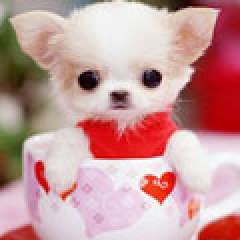
#> input picture testimg/img001.jpg, 120 x 120 px (shown 2 times larger)
$ python demo4305.py
#> lines starting #> are read from the running program, lines starting #| are printed output that depends on the picture
# -*- coding: utf-8 -*-
"""
Created on 2019/04/30
@author: hyc6446

"""
import numpy as np
from matplotlib import pyplot as plt
import cv2

imgpath= './testimg/img001.jpg'
img = cv2.imread(imgpath)
#> img is the input picture: shape (120, 120, 3); mean B, G, R 153.3, 153.8, 198.4
replicate = cv2.copyMakeBorder(img,100,100,100,100,cv2.BORDER_REPLICATE)
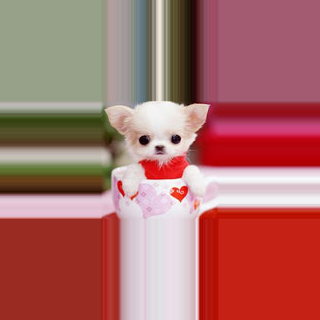
#> replicate: shape (320, 320, 3); mean B, G, R 104.7, 108.3, 170.5
reflect = cv2.copyMakeBorder(img,100,100,100,100,cv2.BORDER_REFLECT)
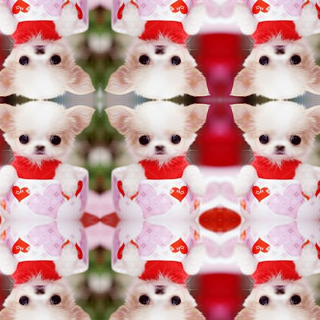
#> reflect: shape (320, 320, 3); mean B, G, R 154.9, 155.6, 200.5
reflect_101 = cv2.copyMakeBorder(img,50,50,50,50,cv2.BORDER_REFLECT_101)
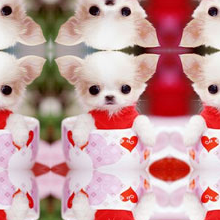
#> reflect_101: shape (220, 220, 3); mean B, G, R 154.8, 155.5, 198
wrap = cv2.copyMakeBorder(img,50,50,50,50,cv2.BORDER_WRAP)
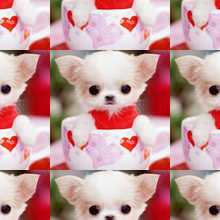
#> wrap: shape (220, 220, 3); mean B, G, R 153.8, 154.6, 197.2
constant = cv2.copyMakeBorder(img,10,10,10,10,cv2.BORDER_CONSTANT,value=[255,0,0])
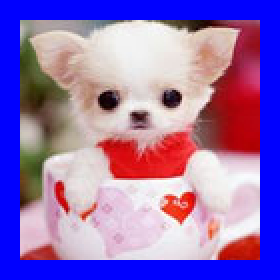
#> constant: shape (140, 140, 3) (shown 2 times larger); mean B, G, R 180.3, 113, 145.8

plt.subplot(2,3,1),plt.imshow(img,'gray'),plt.title('ORIGINAL')
plt.subplot(232),plt.imshow(replicate,'gray'),plt.title('replicate')
plt.subplot(233),plt.imshow(reflect,'gray'),plt.title('reflect')
plt.subplot(234),plt.imshow(reflect_101,'gray'),plt.title('reflect_101')
plt.subplot(235),plt.imshow(wrap,'gray'),plt.title('wrap')
plt.subplot(236),plt.imshow(constant,'gray'),plt.title('constant')
plt.show()
#> figure, not shown here; B, G, R data is drawn as R, G, B

$ run again, with testimg/img003.jpg copied over testimg/img001.jpg
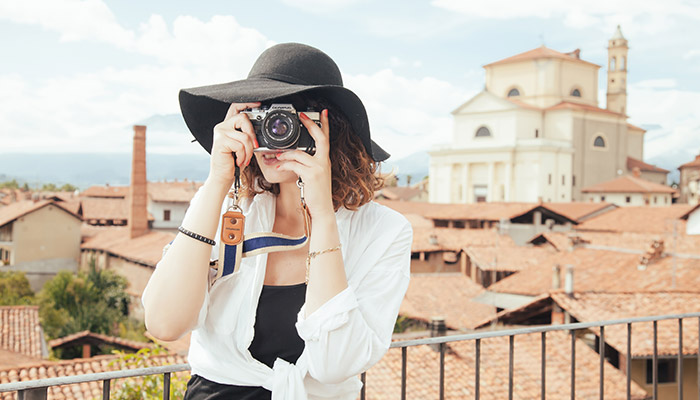
#> input picture testimg/img003.jpg, 700 x 400 px
#> img is the input picture: shape (400, 700, 3); mean B, G, R 178.4, 192.1, 203.7
#> `wrap = cv2.copyMakeBorder(img,50,50,50,50,cv2.BORDER_WRAP)`:
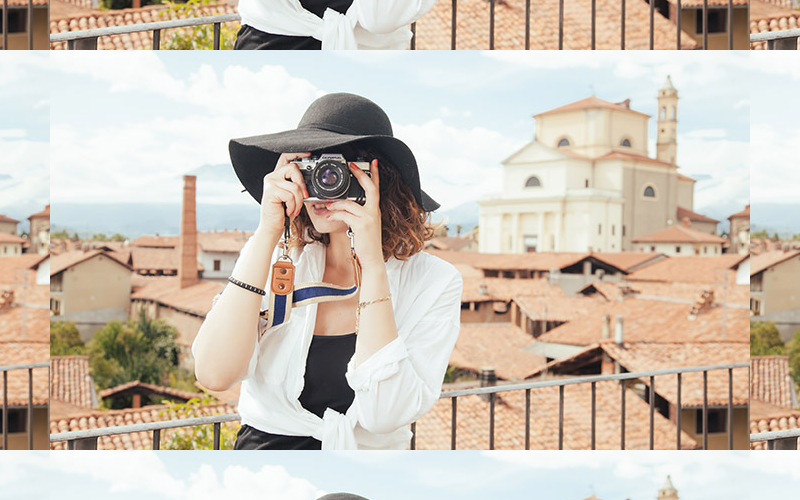
#> wrap: shape (500, 800, 3); mean B, G, R 181.3, 194.5, 205.3
#> `constant = cv2.copyMakeBorder(img,10,10,10,10,cv2.BORDER_CONSTANT,valu..`:
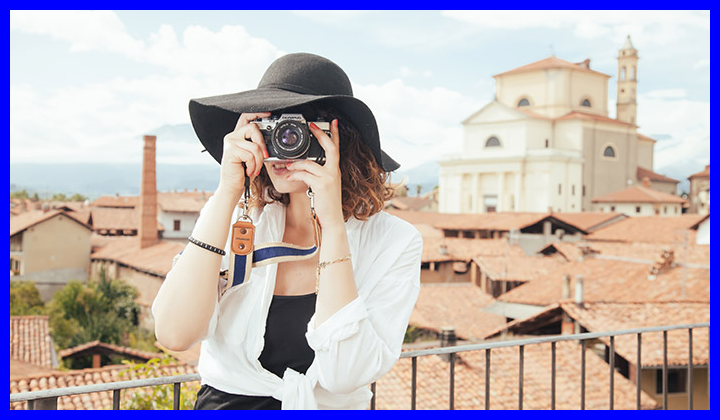
#> constant: shape (420, 720, 3); mean B, G, R 184.1, 177.8, 188.6
